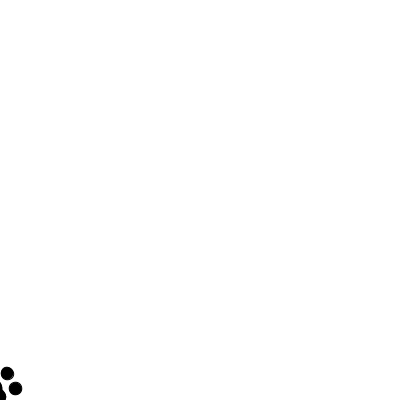
Frame 1 (no input)
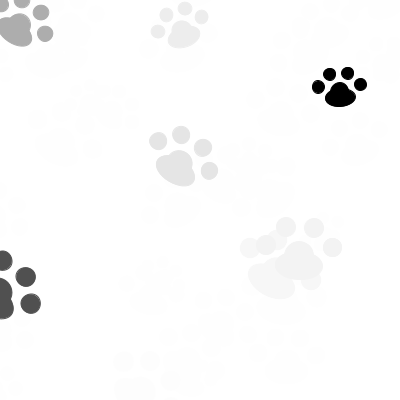
Frame 60 (the mouse pressed at the canvas centre just before this capture)
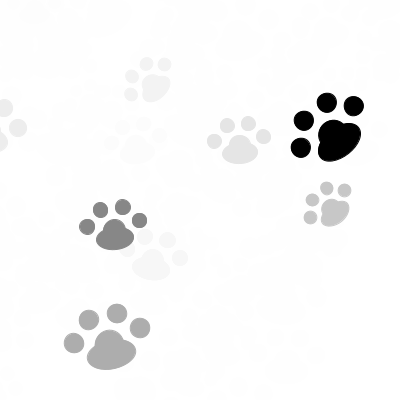
Frame 120 (the mouse held since frame 60 and released just before this capture)

The Processing sketch that drew these frames (run headless with seeded random() and noise(); from frame 60 on, the mouse is pressed at the canvas centre):

// Processing sketch: processing_64415
// ── processing_64415.pde

void setup() {
  size(400, 400);
  background(255);
  smooth();
  
  frameRate(10);
}

void draw() {
  noStroke();
  fill(255,80);
  rect(0,0,width,height);

  rotate(sin(random(-1,1)));
  footmark(random(width),random(height),random(5,10));
  
}

void footmark(float x, float y,float s) {
  fill(0);
  stroke(0);
  
  translate(x, y);
  ellipse(0, 0, 5*s, 3*s);
  ellipse(0, -1*s, 3*s, 3*s);

  ellipse(-3.5*s, -2*s, 2*s, 2*s);
  ellipse(-1.5*s, -4*s, 2*s, 2*s);
  ellipse(1.5*s, -4*s, 2*s, 2*s);
  ellipse(3.5*s, -2*s, 2*s, 2*s);
}
